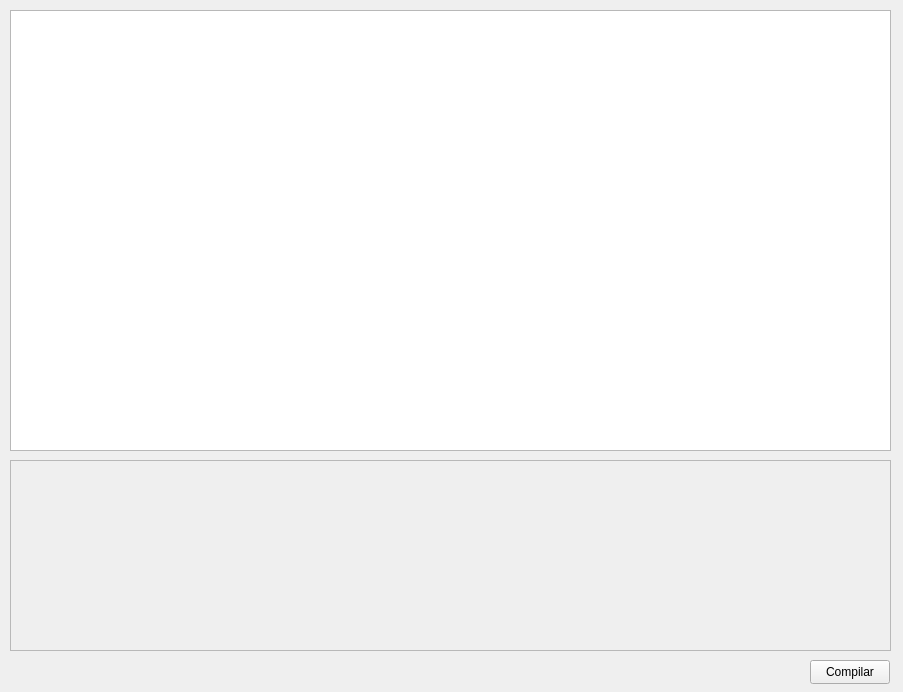
<?xml version="1.0" encoding="UTF-8"?>
<ui version="4.0">
 <class>janela</class>
 <widget class="QMainWindow" name="janela">
  <property name="geometry">
   <rect>
    <x>0</x>
    <y>0</y>
    <width>903</width>
    <height>692</height>
   </rect>
  </property>
  <property name="windowTitle">
   <string>janela</string>
  </property>
  <widget class="QWidget" name="centralwidget">
   <widget class="QTextEdit" name="inputCodigo">
    <property name="geometry">
     <rect>
      <x>10</x>
      <y>10</y>
      <width>881</width>
      <height>441</height>
     </rect>
    </property>
    <property name="font">
     <font>
      <pointsize>14</pointsize>
     </font>
    </property>
   </widget>
   <widget class="QTextEdit" name="outputErro">
    <property name="enabled">
     <bool>false</bool>
    </property>
    <property name="geometry">
     <rect>
      <x>10</x>
      <y>460</y>
      <width>881</width>
      <height>191</height>
     </rect>
    </property>
    <property name="font">
     <font>
      <pointsize>14</pointsize>
     </font>
    </property>
    <property name="readOnly">
     <bool>true</bool>
    </property>
   </widget>
   <widget class="QPushButton" name="Compilar">
    <property name="geometry">
     <rect>
      <x>810</x>
      <y>660</y>
      <width>80</width>
      <height>24</height>
     </rect>
    </property>
    <property name="text">
     <string>Compilar</string>
    </property>
   </widget>
  </widget>
 </widget>
 <resources/>
 <connections/>
</ui>
